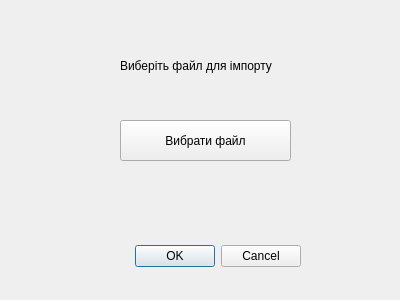
<?xml version="1.0" encoding="UTF-8"?>
<ui version="4.0">
 <class>Dialog</class>
 <widget class="QDialog" name="Dialog">
  <property name="geometry">
   <rect>
    <x>0</x>
    <y>0</y>
    <width>400</width>
    <height>300</height>
   </rect>
  </property>
  <property name="windowTitle">
   <string>Dialog</string>
  </property>
  <widget class="QDialogButtonBox" name="buttonBox">
   <property name="geometry">
    <rect>
     <x>-40</x>
     <y>240</y>
     <width>341</width>
     <height>32</height>
    </rect>
   </property>
   <property name="orientation">
    <enum>Qt::Horizontal</enum>
   </property>
   <property name="standardButtons">
    <set>QDialogButtonBox::Cancel|QDialogButtonBox::Ok</set>
   </property>
  </widget>
  <widget class="QLabel" name="importLabel">
   <property name="geometry">
    <rect>
     <x>120</x>
     <y>30</y>
     <width>191</width>
     <height>71</height>
    </rect>
   </property>
   <property name="text">
    <string>Виберіть файл для імпорту</string>
   </property>
  </widget>
  <widget class="QPushButton" name="chooseFileButton">
   <property name="geometry">
    <rect>
     <x>120</x>
     <y>120</y>
     <width>171</width>
     <height>41</height>
    </rect>
   </property>
   <property name="text">
    <string>Вибрати файл</string>
   </property>
  </widget>
 </widget>
 <resources/>
 <connections>
  <connection>
   <sender>buttonBox</sender>
   <signal>accepted()</signal>
   <receiver>Dialog</receiver>
   <slot>accept()</slot>
   <hints>
    <hint type="sourcelabel">
     <x>248</x>
     <y>254</y>
    </hint>
    <hint type="destinationlabel">
     <x>157</x>
     <y>274</y>
    </hint>
   </hints>
  </connection>
  <connection>
   <sender>buttonBox</sender>
   <signal>rejected()</signal>
   <receiver>Dialog</receiver>
   <slot>reject()</slot>
   <hints>
    <hint type="sourcelabel">
     <x>316</x>
     <y>260</y>
    </hint>
    <hint type="destinationlabel">
     <x>286</x>
     <y>274</y>
    </hint>
   </hints>
  </connection>
 </connections>
</ui>
